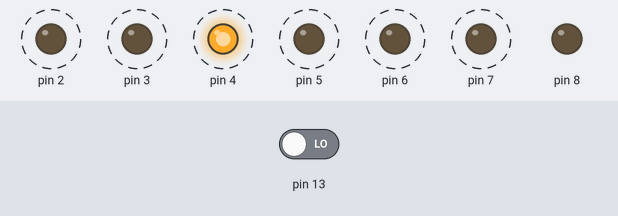
A sketch run on a simulated Arduino Uno, built with avr-gcc and run on an emulated ATmega328P. Shown: output pins drawn as LEDs (lit = HIGH). Dashed ring = blinking. The test bench sets the inputs (shaded band); at power-on: pin 13 LOW.

Above: at 1.45 s.
1.5 s: pin 13 driven HIGH
At 1.75 s:
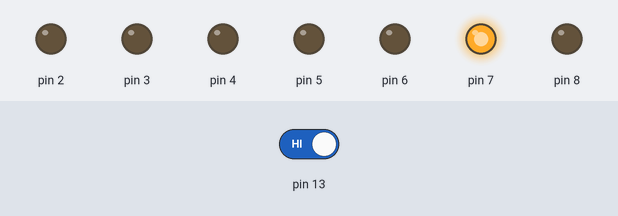
At 2.4 s:
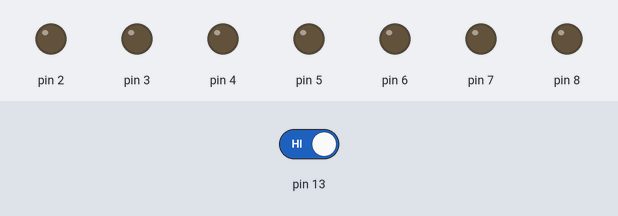
3.3 s: pin 13 driven LOW
At 3.45 s:
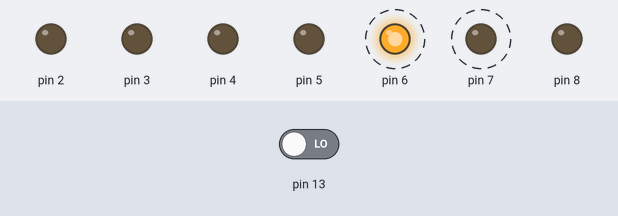
Timing chart, 0 to 12.5 s (numbered marks = the images above; inputs shaded):
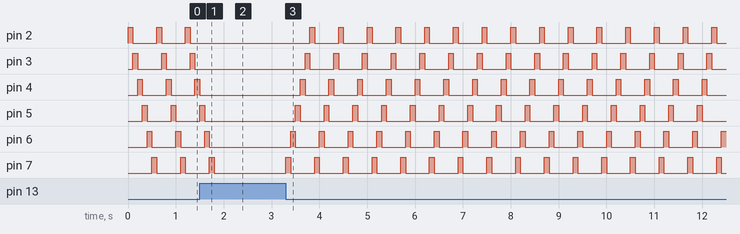

The sketch:

SevenSegmentSearahJarumJamUsingBtn.ino
```cpp
int count = 0;
void setup() {
  // put your setup code here, to run once:
  pinMode(13, INPUT);
  for(int i = 2; i < 9; i++){
    pinMode(i, OUTPUT);
  }
}

void off(){
  for(int i = 2; i < 9; i++){
    digitalWrite(i, 0);
  }
}
void loop() {
  // put your main code here, to run repeatedly:
  off();
  int btn = digitalRead(13);
  if(btn == HIGH){
    count++;
    while(digitalRead(13) == HIGH){
      delay(50);
    }
  }

  if(count == 1){
    for(int i = 2; i < 8; i++){
      digitalWrite(i, 1);
      delay(100);
      digitalWrite(i, 0);
    }
  }
  else if(count == 2){
    for(int i = 7; i > 1; i--){
        digitalWrite(i, 1);
        delay(100);
        digitalWrite(i, 1);
        digitalWrite(i, 0);
    }
  }
  else{
      off();
      count = 1;
  }
}
```

Measured:
- after the input at 1.5 s, pin 2, pin 3: stops changing and stays LOW; pin 4: goes on until 1.5 s, then stays LOW; pin 5: goes on until 1.6 s, then stays LOW; pin 6: goes on until 1.7 s, then stays LOW; pin 7: goes on until 1.8 s, then stays LOW
- after the input at 3.3 s, pin 2: alternates HIGH for 0.10 s and LOW for 0.50 s, starting after 0.50 s; pin 3: alternates HIGH for 0.10 s and LOW for 0.50 s, starting after 0.40 s
- by itself, pin 2–7: alternates HIGH for 0.10 s and LOW for 0.50 s
